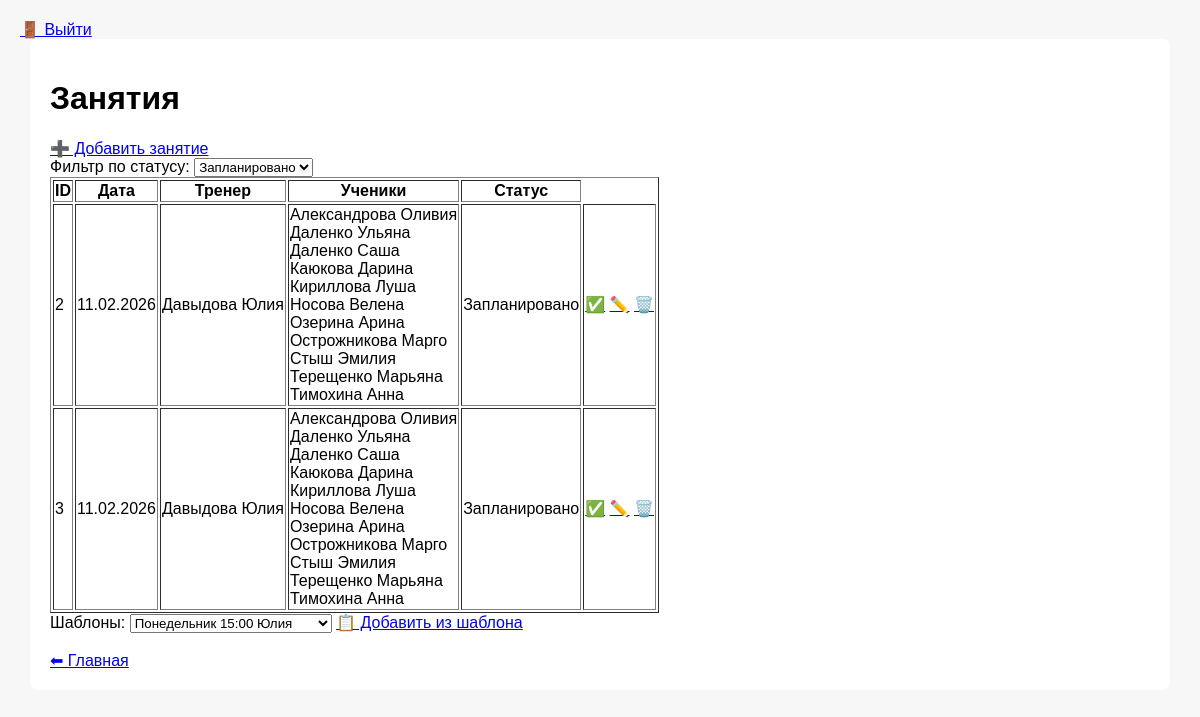
/lessons (signed in), run on the app's committed database.
### tables this page shows
CREATE TABLE lessons
                   (
                       id INTEGER PRIMARY KEY AUTOINCREMENT,
                       date TEXT NOT NULL,
                       coach_id INTEGER NOT NULL,
                       student_ids TEXT,
                       status TEXT NOT NULL
                   );

CREATE TABLE coaches
                   (
                       id INTEGER PRIMARY KEY AUTOINCREMENT,
                       first_name TEXT NOT NULL,
                       last_name TEXT NOT NULL,
                       middle_name TEXT,
                       contacts TEXT,
                       birthday TEXT,
                       lessons_count INTEGER,
                       lessons_paid INTEGER,
                       student_payment INTEGER,
                       additional_info TEXT,
                       creation_date TEXT
                   );

CREATE TABLE students
                   (
                       id INTEGER PRIMARY KEY AUTOINCREMENT,
                       first_name TEXT NOT NULL,
                       last_name TEXT NOT NULL,
                       middle_name TEXT,
                       contacts TEXT,
                       birthday TEXT,
                       lessons_count INTEGER,
                       additional_info TEXT,
                       creation_date TEXT
                   );

### app.py (the view)
    def wrapper(*args, **kwargs):
        if "user" not in session:
            return redirect(url_for("login"))
        return fn(*args, **kwargs)

### app.py (called while the page is built)
def login_required(fn):
    def wrapper(*args, **kwargs):
        if "user" not in session:
            return redirect(url_for("login"))
        return fn(*args, **kwargs)
    wrapper.__name__ = fn.__name__
    return wrapper

@app.route("/lessons")
@login_required
def lessons():
    status_filter = request.args.get("status_filter")
    if status_filter is None:
        status_filter = "Запланировано"
    if status_filter == "Все":
        lessons = db.get_all_lessons()
    else:
        lessons = db.get_lessons_filtered_by_status(status_filter)
    students = db.get_all_students()
    coaches = db.get_all_coaches()
    lesson_templates = db.get_all_lesson_templates()
    return render_template("lessons.html", lessons=lessons, students=students, coaches=coaches,
        lesson_templates=lesson_templates, status_filter=status_filter)

@app.template_filter("ru_date")
@login_required
def ru_date(value):
    if not value:
        return ""
    for fmt in ("%Y.%m.%d", "%Y-%m-%d"):
        try:
            return datetime.strptime(value, fmt).strftime("%d.%m.%Y")
        except ValueError:
            pass
    return value  # если формат неожиданный

### database.py (called while the page is built)
def get_connection():
    conn = sqlite3.connect(DB_NAME)
    conn.row_factory = sqlite3.Row
    return conn

def get_all_students():
    conn = get_connection()
    students = conn.execute("SELECT * FROM students ORDER BY last_name ASC").fetchall()
    conn.close()
    return students

def get_all_coaches():
    conn = get_connection()
    coaches = conn.execute("SELECT * FROM coaches").fetchall()
    conn.close()
    return coaches

def get_all_lesson_templates():
    conn = get_connection()
    lesson_templates = conn.execute("SELECT * FROM lesson_templates").fetchall()
    conn.close()
    return lesson_templates

def get_lessons_filtered_by_status(status):
    conn = get_connection()
    lessons = conn.execute("SELECT * FROM lessons WHERE status = ?",(status,)).fetchall()
    conn.close()
    return lessons

### templates/lessons.html (shortened to what this page needs)
{% extends "base.html" %}
{% block content %}
<h1>Занятия</h1>
<a href="{{ url_for('add_lesson') }}">➕ Добавить занятие</a>
<form method="get" action="{{ url_for('lessons') }}">
    <label for="status_filter">Фильтр по статусу:</label>
    <select name="status_filter" id="status_filter" onchange="this.form.submit()">
        <option value="Запланировано" {% if status_filter=='Запланировано' %}selected{% endif %}>Запланировано</option>
    </select>
</form>
<table border="1">
    <tr>
        <th>ID</th>
        <th>Дата</th>
        <th>Тренер</th>
        <th>Ученики</th>
        <th>Статус</th>
    </tr>
    {% for l in lessons %}
    <tr>
        <td>{{ l.id }}</td>
        <td>{{ l.date | ru_date }}</td>
        <td>
            {% for c in coaches %}
            {% if c.id == l.coach_id %}
            {{ c.last_name }} {{ c.first_name }}
            {% endif %}
            {% endfor %}
        </td>
        <td>
            {% set ids = l.student_ids.split(',') %}
            {% for s in students %}
            {% if s.id|string in ids %}
            {{ s.last_name }} {{ s.first_name }}<br>
            {% endif %}
            {% endfor %}
        </td>
        <td>{{ l.status }}</td>
        <td>
            <a href="{{ url_for('lesson_done', lesson_id=l.id) }}" title="Состоялось">✅</a>
            <a href="{{ url_for('edit_lesson', lesson_id=l.id) }}" title="Редактировать">✏️</a>
            <a href="#" class="delete-btn" data-url="{{  url_for('delete_lesson', lesson_id=l.id)  }}">🗑️</a>
        </td>
    </tr>
    {% endfor %}
</table>
Шаблоны:
<select id="lesson_template_select">
    {% for l in lesson_templates %}
    <option value="{{ l.id }}">{{ l.template_name }}</option>
    {% endfor %}
</select>
<a href="#" class="btn" onclick="addFromTemplate()">📋 Добавить из шаблона</a>
<br>
<br>
<a href="{{ url_for('index') }}">⬅ Главная</a>
{% endblock %}

### static/css/styles.css (style rules this page uses)
body { font-family: Arial, sans-serif; margin: 20px; background: #f7f7f7; }

### data on the page
lessons: id "2", date|ru_date "11.02.2026", status "Запланировано"
coaches: last_name "Давыдова", first_name "Юлия"
students: last_name "Александрова", first_name "Оливия"
students: last_name "Даленко", first_name "Ульяна"
students: last_name "Даленко", first_name "Саша"
students: last_name "Каюкова", first_name "Дарина"
students: last_name "Кириллова", first_name "Луша"
students: last_name "Носова", first_name "Велена"
students: last_name "Озерина", first_name "Арина"
students: last_name "Острожникова", first_name "Марго"
students: last_name "Стыш", first_name "Эмилия"
students: last_name "Терещенко", first_name "Марьяна"
students: last_name "Тимохина", first_name "Анна"
lessons: id "3", date|ru_date "11.02.2026", status "Запланировано"

### other printed values
form field value "Понедельник 15:00 Юлия"
